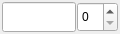
<?xml version="1.0" encoding="UTF-8"?>
<ui version="4.0">
 <class>EliminationNode</class>
 <widget class="QWidget" name="EliminationNode">
  <property name="geometry">
   <rect>
    <x>0</x>
    <y>0</y>
    <width>120</width>
    <height>34</height>
   </rect>
  </property>
  <property name="windowTitle">
   <string>Form</string>
  </property>
  <property name="styleSheet">
   <string notr="true"/>
  </property>
  <layout class="QHBoxLayout" name="horizontalLayout">
   <property name="spacing">
    <number>1</number>
   </property>
   <property name="leftMargin">
    <number>2</number>
   </property>
   <property name="topMargin">
    <number>2</number>
   </property>
   <property name="rightMargin">
    <number>2</number>
   </property>
   <property name="bottomMargin">
    <number>2</number>
   </property>
   <item>
    <widget class="QLineEdit" name="nameEdit">
     <property name="sizePolicy">
      <sizepolicy hsizetype="Expanding" vsizetype="Expanding">
       <horstretch>0</horstretch>
       <verstretch>0</verstretch>
      </sizepolicy>
     </property>
     <property name="text">
      <string/>
     </property>
    </widget>
   </item>
   <item>
    <widget class="QSpinBox" name="scoreEdit">
     <property name="sizePolicy">
      <sizepolicy hsizetype="Minimum" vsizetype="Expanding">
       <horstretch>0</horstretch>
       <verstretch>0</verstretch>
      </sizepolicy>
     </property>
    </widget>
   </item>
  </layout>
 </widget>
 <resources/>
 <connections/>
</ui>
